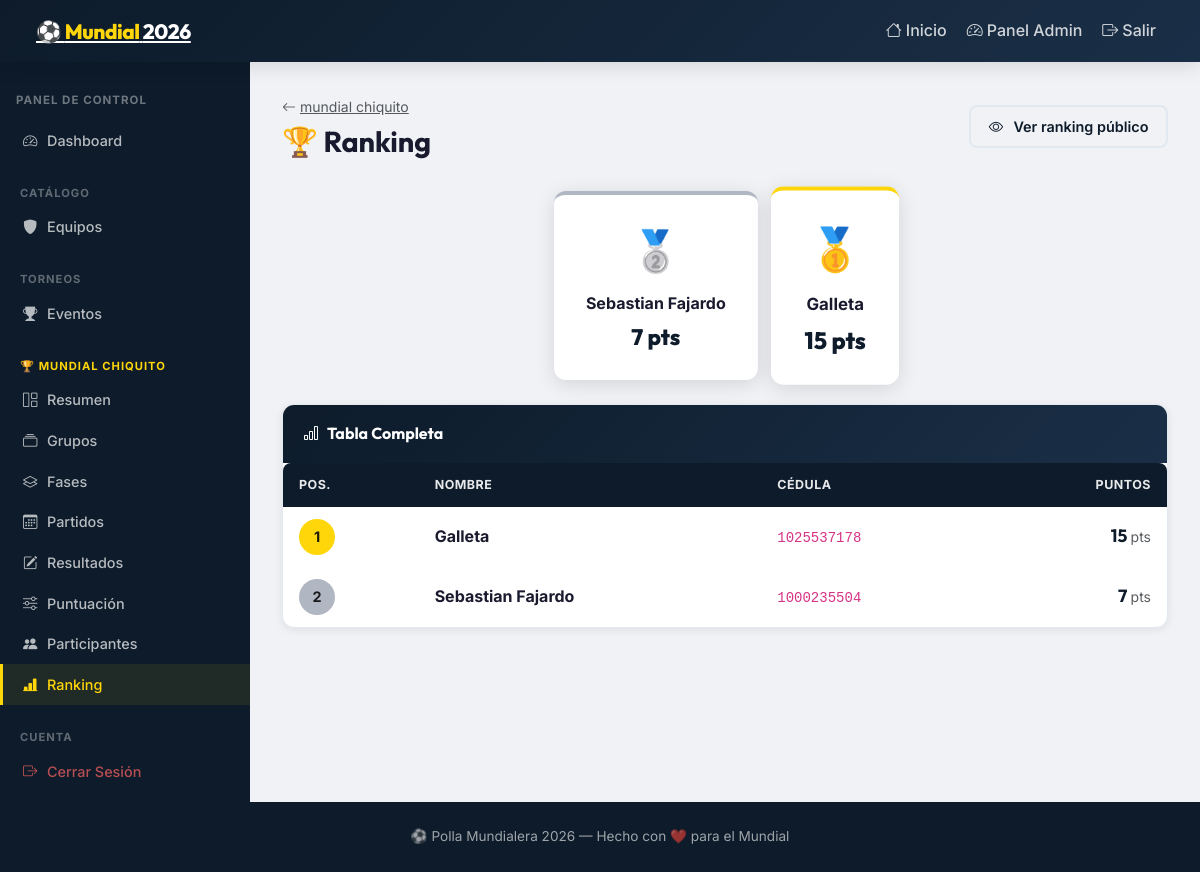
Screenshot of /admin/events/2/ranking (signed in) with the database file from the repository.
### app/models.py (models this page shows, shortened)
class Event(db.Model):
    __tablename__ = 'events'
    id = db.Column(db.Integer, primary_key=True)
    name = db.Column(db.String(200), nullable=False)
    tournament_type = db.Column(db.String(50), default='world_cup')  # world_cup | champions | custom
    description = db.Column(db.Text)
    logo_emoji = db.Column(db.String(10), default='🏆')
    status = db.Column(db.String(20), default='draft')   # draft | active | finished
    can_view_others_predictions = db.Column(db.Boolean, default=True)
    created_at = db.Column(db.DateTime, default=datetime.utcnow)
    groups = db.relationship('Group', backref='event', lazy='dynamic',
                              cascade='all, delete-orphan')
    phases = db.relationship('Phase', backref='event', lazy='dynamic',
                              cascade='all, delete-orphan',
                              order_by='Phase.phase_order')
    participants = db.relationship('Participant', backref='event', lazy='dynamic',
                                   cascade='all, delete-orphan')
    scoring_configs = db.relationship('ScoringConfig', backref='event', lazy='dynamic',
                                      cascade='all, delete-orphan')

class Participant(db.Model):
    __tablename__ = 'participants'
    id = db.Column(db.Integer, primary_key=True)
    cedula = db.Column(db.String(30), nullable=False)
    name = db.Column(db.String(100), nullable=False)
    event_id = db.Column(db.Integer, db.ForeignKey('events.id'), nullable=False)
    total_points = db.Column(db.Integer, default=0)
    created_at = db.Column(db.DateTime, default=datetime.utcnow)
    __table_args__ = (db.UniqueConstraint('cedula', 'event_id',
                                          name='uq_cedula_event'),)
    predictions = db.relationship('Prediction', backref='participant', lazy='dynamic',
                                  cascade='all, delete-orphan')
    scores = db.relationship('Score', backref='participant', lazy='dynamic',
                             cascade='all, delete-orphan')

### app/routes/admin.py (the view)
@admin_bp.route('/events/<int:event_id>/ranking')
@require_admin
def ranking(event_id):
    event = Event.query.get_or_404(event_id)
    all_participants = Participant.query.filter_by(event_id=event_id)\
                                       .order_by(Participant.total_points.desc(),
                                                 Participant.created_at).all()
    return render_template('admin/ranking.html',
                           event=event, participants=all_participants)

### app/routes/auth.py (called while the page is built)
def is_admin():
    return session.get('is_admin', False)

def require_admin(f):
    from functools import wraps
    @wraps(f)
    def decorated(*args, **kwargs):
        if not is_admin():
            flash('Debes iniciar sesión como administrador.', 'warning')
            return redirect(url_for('auth.login', next=request.url))
        return f(*args, **kwargs)
    return decorated

### app/templates/admin/ranking.html (shortened to what this page needs)
{% extends 'admin_base.html' %}
{% block admin_content %}
<div class="d-flex align-items-center justify-content-between mb-4 flex-wrap gap-2">
  <div>
    <a href="{{ url_for('admin.event_detail', event_id=event.id) }}" class="text-muted small">
      <i class="bi bi-arrow-left me-1"></i>{{ event.name }}
    </a>
    <h1 style="font-size: 1.8rem; margin: .25rem 0 0;">🏆 Ranking</h1>
  </div>
  <a href="{{ url_for('public.ranking', event_id=event.id) }}" target="_blank" class="btn-outline-custom">
    <i class="bi bi-eye me-1"></i>Ver ranking público
  </a>
</div>
{% if participants %}
  {% if participants|length >= 1 %}
  <div class="podium mb-4">
    {% if participants|length >= 2 %}
    <div class="podium-item">
      <div class="podium-card pos-2">
        <span class="podium-medal">🥈</span>
        <div class="podium-name">{{ participants[1].name }}</div>
        <div class="podium-pts">{{ participants[1].total_points }} pts</div>
      </div>
    </div>
    {% endif %}
    <div class="podium-item">
      <div class="podium-card pos-1">
        <span class="podium-medal">🥇</span>
        <div class="podium-name">{{ participants[0].name }}</div>
        <div class="podium-pts">{{ participants[0].total_points }} pts</div>
      </div>
    </div>
  </div>
  {% endif %}
  <div class="card-custom">
    <div class="card-header-custom"><i class="bi bi-bar-chart me-2"></i>Tabla Completa</div>
    <div class="card-body-custom p-0">
      <div class="table-responsive">
        <table class="table-custom">
          <thead>
            <tr>
              <th>Pos.</th>
              <th>Nombre</th>
              <th>Cédula</th>
              <th style="text-align:right;">Puntos</th>
            </tr>
          </thead>
          <tbody>
            {% for p in participants %}
            <tr class="fade-in-up">
              <td>
                <div class="rank-number {% if loop.index == 1 %}pos-1{% elif loop.index == 2 %}pos-2{% elif loop.index == 3 %}pos-3{% endif %}">
                  {{ loop.index }}
                </div>
              </td>
              <td><strong>{{ p.name }}</strong></td>
              <td><code>{{ p.cedula }}</code></td>
              <td style="text-align:right;">
                <strong style="font-family:'Outfit',sans-serif;font-size:1.1rem;color:var(--primary);">
                  {{ p.total_points }}
                </strong>
                <small class="text-muted">pts</small>
              </td>
            </tr>
            {% endfor %}
          </tbody>
        </table>
      </div>
    </div>
  </div>
{% else %}
  <div class="text-center py-5 text-muted">
    <div style="font-size: 3rem;">🏆</div>
    <p class="mt-2">No hay participantes con puntos aún.</p>
  </div>
{% endif %}
{% endblock %}

### app/templates/admin_base.html (shortened to what this page needs)
{% extends 'base.html' %}
{% block content %}
<div class="admin-wrapper">
  <nav class="admin-sidebar" id="admin-sidebar">
    <div class="px-3 mb-2">
      <small style="color: rgba(255,255,255,.4); font-size: .72rem; font-weight: 700; text-transform: uppercase; letter-spacing: 1px;">
        Panel de Control
      </small>
    </div>
    <a href="{{ url_for('admin.dashboard') }}" class="nav-link">
      <i class="bi bi-speedometer2"></i> Dashboard
    </a>
    <div class="sidebar-section">Catálogo</div>
    <a href="{{ url_for('admin.teams') }}" class="nav-link">
      <i class="bi bi-shield-fill"></i> Equipos
    </a>
    <div class="sidebar-section">Torneos</div>
    <a href="{{ url_for('admin.events') }}" class="nav-link">
      <i class="bi bi-trophy-fill"></i> Eventos
    </a>
    {% if event is defined and event %}
      <div class="sidebar-section" style="color: var(--gold); opacity: 1;">
        {{ event.logo_emoji }} {{ event.name[:20] }}{% if event.name|length > 20 %}…{% endif %}
      </div>
      <a href="{{ url_for('admin.event_detail',   event_id=event.id) }}" class="nav-link">
        <i class="bi bi-grid-1x2"></i> Resumen
      </a>
      <a href="{{ url_for('admin.groups',         event_id=event.id) }}" class="nav-link">
        <i class="bi bi-collection"></i> Grupos
      </a>
      <a href="{{ url_for('admin.phases',         event_id=event.id) }}" class="nav-link">
        <i class="bi bi-layers"></i> Fases
      </a>
      <a href="{{ url_for('admin.matches',        event_id=event.id) }}" class="nav-link">
        <i class="bi bi-calendar3"></i> Partidos
      </a>
      <a href="{{ url_for('admin.results',        event_id=event.id) }}" class="nav-link">
        <i class="bi bi-pencil-square"></i> Resultados
      </a>
      <a href="{{ url_for('admin.scoring_config', event_id=event.id) }}" class="nav-link">
        <i class="bi bi-sliders"></i> Puntuación
      </a>
      <a href="{{ url_for('admin.participants',   event_id=event.id) }}" class="nav-link">
        <i class="bi bi-people-fill"></i> Participantes
      </a>
      <a href="{{ url_for('admin.ranking',        event_id=event.id) }}" class="nav-link">
        <i class="bi bi-bar-chart-line-fill"></i> Ranking
      </a>
    {% endif %}
    <div class="sidebar-section">Cuenta</div>
    <a href="{{ url_for('auth.logout') }}" class="nav-link" style="color: rgba(255,100,100,.7);">
      <i class="bi bi-box-arrow-right"></i> Cerrar Sesión
    </a>
  </nav>
  <main class="admin-content">
    {% block admin_content %}{% endblock %}
  </main>
</div>
{% endblock %}

### app/static/css/custom.css (style rules this page uses)
:root { --primary: #0d1b2a; --primary-soft: #1a2f47; --accent: #e63946; --accent-hover: #c1121f; --gold: #ffd60a; --silver: #b0b7c3; --bronze: #cd7f32; --green-field: #2d6a4f; --green-soft: #40916c; --bg: #f0f2f5; --card-bg: #ffffff; --text: #1a1a2e; --text-muted: #6c757d; --border: #e2e8f0; --shadow-sm: 0 2px 8px rgba(0,0,0,.08); --shadow-md: 0 4px 20px rgba(0,0,0,.12); --shadow-lg: 0 8px 40px rgba(0,0,0,.18); --radius: 12px; --radius-sm: 8px; --transition: all .25s cubic-bezier(.4,0,.2,1); }
*, *::before, *::after { box-sizing: border-box; }
body { font-family: 'Inter', sans-serif; background: var(--bg); color: var(--text); min-height: 100vh; line-height: 1.6; }
h1, h2, h3, h4, h5 { font-family: 'Outfit', sans-serif; font-weight: 700; }
.admin-wrapper { display: flex; min-height: calc(100vh - 60px); }
.admin-sidebar { width: 250px; min-width: 250px; background: var(--primary); padding: 1.5rem 0; position: sticky; top: 60px; height: calc(100vh - 60px); overflow-y: auto; transition: var(--transition); }
.admin-sidebar .sidebar-section { padding: .5rem 1.25rem .25rem; font-size: .7rem; font-weight: 700; text-transform: uppercase; letter-spacing: 1px; color: rgba(255,255,255,.35); margin-top: 1rem; }
.admin-sidebar .nav-link { color: rgba(255,255,255,.7); padding: .55rem 1.25rem; display: flex; align-items: center; gap: .6rem; font-size: .9rem; font-weight: 500; transition: var(--transition); border-left: 3px solid transparent; }
.admin-sidebar .nav-link.active { color: var(--gold); background: rgba(255,214,10,.08); border-left-color: var(--gold); }
.admin-content { flex: 1; padding: 2rem; overflow-x: hidden; }
.card-custom { background: var(--card-bg); border-radius: var(--radius); box-shadow: var(--shadow-sm); border: 1px solid var(--border); transition: var(--transition); overflow: hidden; }
.card-custom .card-header-custom { background: linear-gradient(135deg, var(--primary) 0%, var(--primary-soft) 100%); color: #fff; padding: 1rem 1.25rem; font-family: 'Outfit', sans-serif; font-weight: 700; font-size: 1rem; }
.card-body-custom { padding: 1.25rem; }
.btn-outline-custom { background: transparent; color: var(--primary); border: 2px solid var(--border); padding: .5rem 1.1rem; border-radius: var(--radius-sm); font-weight: 600; font-size: .9rem; cursor: pointer; transition: var(--transition); text-decoration: none; display: inline-flex; align-items: center; gap: .4rem; }
.table-custom { width: 100%; border-collapse: separate; border-spacing: 0; }
.table-custom thead th { background: var(--primary); color: rgba(255,255,255,.9); font-size: .78rem; font-weight: 700; text-transform: uppercase; letter-spacing: .5px; padding: .75rem 1rem; border: none; }
.table-custom thead th:first-child { border-radius: var(--radius-sm) 0 0 0; }
.table-custom thead th:last-child { border-radius: 0 var(--radius-sm) 0 0; }
.table-custom tbody tr { transition: var(--transition); border-bottom: 1px solid var(--border); }
.table-custom tbody td { padding: .75rem 1rem; vertical-align: middle; }
.podium { display: flex; align-items: flex-end; justify-content: center; gap: 1rem; margin: 2rem 0; }
.podium-item { text-align: center; }
.podium-card { background: var(--card-bg); border-radius: var(--radius); box-shadow: var(--shadow-md); padding: 1.5rem 2rem; position: relative; border-top: 4px solid transparent; }
.podium-card.pos-1 { border-top-color: var(--gold); transform: scale(1.05); }
.podium-card.pos-2 { border-top-color: var(--silver); }
.podium-medal { font-size: 2.5rem; display: block; }
.podium-name { font-weight: 700; font-size: 1rem; margin: .5rem 0 .25rem; }
.podium-pts { font-family: 'Outfit', sans-serif; font-size: 1.4rem; font-weight: 800; color: var(--primary); }
.rank-number { width: 36px; height: 36px; border-radius: 50%; background: var(--bg); color: var(--text-muted); font-weight: 700; font-size: .9rem; display: inline-flex; align-items: center; justify-content: center; }
.rank-number.pos-1 { background: var(--gold); color: #1a1a00; }
.rank-number.pos-2 { background: var(--silver); color: #1a1a1a; }
.fade-in-up { animation: fadeInUp .5s ease both; }

### rows the page displays
Event: logo_emoji "🏆", name "MUNDIAL CHIQUITO", name "mundial chiquito"
Participant: name "Sebastian Fajardo", total_points "7", cedula "1000235504"
Participant: name "Galleta", total_points "15", cedula "1025537178"
